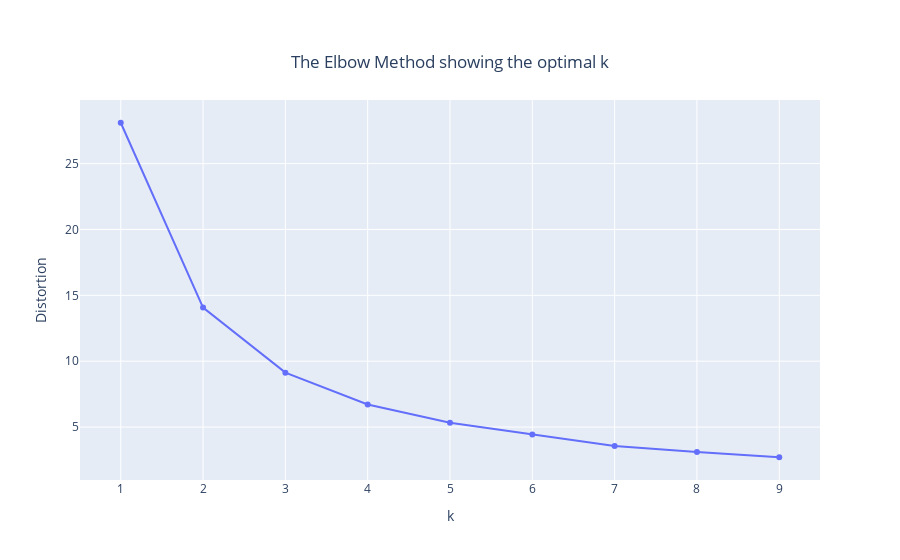

Notebook code for this chart:
### Markdown cell above
## Plotting the distortions of K-Means

### Code cell
fig = go.Figure(data=go.Scatter(
    x = list(K),
    y = distortions,
))

fig.update_xaxes(title_text="k")
fig.update_yaxes(title_text="Distortion")

fig.update_layout(
    title={
        'text': "The Elbow Method showing the optimal k",
        'y':0.9,
        'x':0.5,
        'xanchor': 'center',
        'yanchor': 'top'})

fig.show()

### Figure 1 — Plotly figure (JSON) as saved in the notebook; plotly's stock layout.template omitted (floating-point values rounded to 4 significant figures)
{"data": [{"type": "scatter", "x": [1, 2, 3, 4, 5, 6, 7, 8, 9], "y": [28.1, 14.07, 9.132, 6.719, 5.335, 4.44, 3.559, 3.115, 2.708]}], "layout": {"title": {"text": "The Elbow Method showing the optimal k", "x": 0.5, "xanchor": "center", "y": 0.9, "yanchor": "top"}, "xaxis": {"title": {"text": "k"}}, "yaxis": {"title": {"text": "Distortion"}}}}
